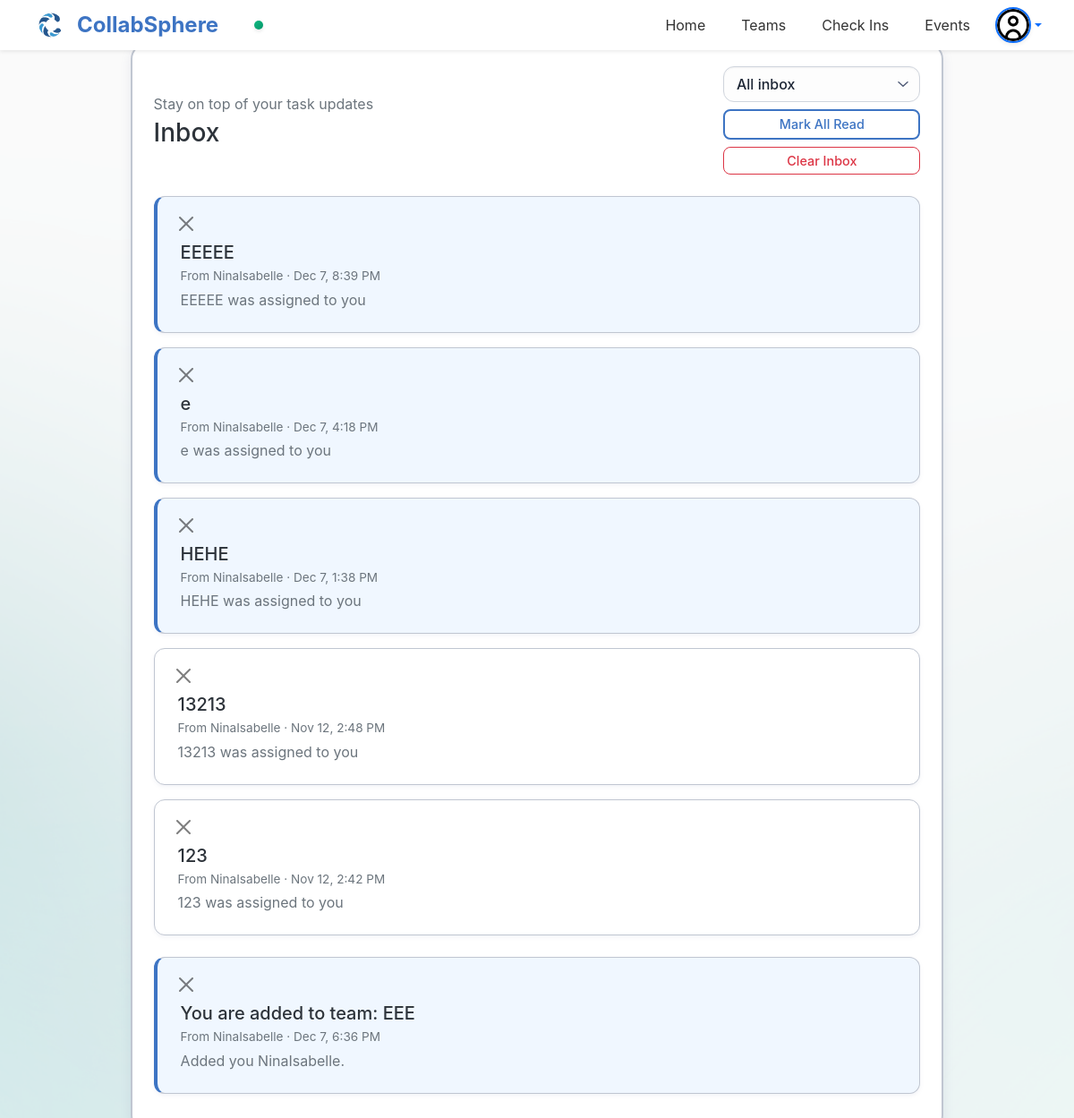
/notifications/ (signed in), run on the app's committed database.
### notifications_app_collabsphere/models.py (models this page shows, shortened)
class Notification(models.Model):
    NOTIFICATION_TYPES = (
        ('task', 'Task Assignment'),
        ('team', 'Team Invitation'),
        ('event', 'Calendar Event'),
        ('comment', 'Task Comment'),
    )
    recipient = models.ForeignKey(User, on_delete=models.CASCADE, related_name='notifications')
    sender = models.ForeignKey(User, on_delete=models.SET_NULL, null=True, related_name='sent_notifications')
    notification_type = models.CharField(max_length=20, choices=NOTIFICATION_TYPES)
    title = models.CharField(max_length=255)
    message = models.TextField()
    description = models.TextField(null=True, blank=True)
    read = models.BooleanField(default=False)
    created_at = models.DateTimeField(auto_now_add=True)
    deadline = models.DateTimeField(null=True, blank=True)
    related_object_id = models.IntegerField(null=True)
    related_object_url = models.CharField(max_length=255, null=True, blank=True) # Added blank=True
    supabase_id = models.IntegerField(null=True, blank=True)
    class Meta:
        ordering = ['-created_at']

### registration_app_collabsphere/models.py (models this page shows, shortened)
class CustomUser(AbstractUser):
    supabase_id = models.CharField(max_length=255, unique=True, null=True, blank=True)

### notifications_app_collabsphere/views.py (the view)
# urls.py: path('', views.notifications_list, name='list'),
@login_required
def notifications_list(request):
    notifications = Notification.objects.filter(recipient=request.user).order_by('-created_at')
    event_join_notifications = Notification.objects.filter(
        recipient=request.user,
        notification_type='event'
    ).order_by('-created_at')[:10]
    categorized = {
        'task': [],
        'comment': [],
        'team': [],
        'event': [],
    }
    for notification in notifications:
        key = notification.notification_type or 'task'
        categorized.setdefault(key, []).append(notification)
    category_sections = [
        {
            'key': 'task',
            'title': 'Tasks',
            'description': 'Task assignments and status updates.',
            'accent_class': 'accent-task'
        },
        {
            'key': 'comment',
            'title': 'Comments',
            'description': 'New activity on your task discussions.',
            'accent_class': 'accent-comment'
        },
        {
            'key': 'team',
            'title': 'Teams',
            'description': 'Team invitations and membership updates.',
            'accent_class': 'accent-team'
        },
        {
            'key': 'event',
            'title': 'Events',
            'description': 'Calendar updates for your teams.',
            'accent_class': 'accent-event'
        },
    ]
    for section in category_sections:
        items = categorized.get(section['key'], [])
        section['items'] = items
        section['count'] = len(items)
    context = {
        'notifications': notifications,
        'categorized_notifications': categorized,
        'category_sections': category_sections,
        'event_join_notifications': event_join_notifications,
    }
    return render(request, 'notifications_list.html', context)

### admin_app_collabsphere/context_processors.py (called while the page is built, shortened)
def admin_stats(request):
    return {}

### collabsphere_app/context_processors.py (called while the page is built)
def user_profile(request):
    if not hasattr(request, 'user') or not getattr(request.user, 'is_authenticated', False):
        return {}
    user_id = request.session.get("user_ID")
    if not user_id:
        return {}
    try:
        response = supabase.table("user").select("*").eq("user_ID", int(user_id)).execute()
        user_data = response.data[0] if response.data else {}
    except Exception:
        user_data = {}
    return {
        "user_data": user_data
    }

### teams_app_collabsphere/models.py (called while the page is built, shortened)
    @staticmethod
    def get_user_teams(django_user):
        try:
            supabase_user_id = Team.get_supabase_user_id(django_user)
            if not supabase_user_id:
                return []
        except Exception as e:
            print(f"Error getting user teams: {e}")
            return []

    @staticmethod
    def get_active_team(django_user):
        try:
            supabase_user_id = Team.get_supabase_user_id(django_user)
            if not supabase_user_id:
                return None
        except Exception as e:
            print(f"Error getting active team: {e}")
            return None

    @staticmethod
    def initialize_active_team(django_user):
        try:
            current_active = Team.get_active_team(django_user)
            if current_active:
                return current_active['team_ID']
            teams = Team.get_user_teams(django_user)
            if teams and len(teams) > 0:
                first_team_id = teams[0]['team_ID']
                result = Team.set_active_team(django_user, first_team_id)
                if result.get('success'):
                    return first_team_id
            return None
        except Exception as e:
            print(f"Error initializing active team: {e}")
            return None

### notifications_app_collabsphere/templates/notifications_list.html (shortened to what this page needs)
{% extends "base_dashboard.html" %}
{% load static %}
{% block extra_css %}
<link rel="stylesheet" href="{% static 'css/notifications.css' %}?v=1.0">
{% endblock %}
{% block content %}
<div class="notifications-container">
    <div class="notifications-header">
        <div>
            <p class="subtitle text-muted mb-1">Stay on top of your task updates</p>
            <h2 class="mb-0">Inbox</h2>
        </div>
        <div class="header-actions">
            <div class="category-filter-control">
                <select id="category-filter" class="form-select category-select" aria-label="Filter notifications by category">
                    <option value="all" selected>All inbox</option>
                </select>
            </div>
            <button class="btn btn-outline-primary btn-sm" id="mark-all-btn">Mark All Read</button>
            <button class="btn btn-outline-danger btn-sm" id="clear-inbox-btn">Clear Inbox</button>
        </div>
    </div>
    {% if notifications %}
        <div class="notification-sections">
            {% for section in category_sections %}
                {% if section.items %}
                    <div class="notification-section-card" data-category="{{ section.key }}">
                        <div class="notifications-list">
                            {% for n in section.items %}
                                <div class="notification-item {% if not n.read %}unread{% endif %}" data-id="{{ n.id }}">
                                    <button type="button" class="btn-close remove-notification" aria-label="Dismiss" data-id="{{ n.id }}"></button>
                                    <div class="notification-content" data-bs-toggle="modal" data-bs-target="#notifModal{{ n.id }}">
                                        <h5 class="mb-1">{{ n.title }}</h5>
                                        <p class="meta mb-1">
                                            <small>From {{ n.sender.username|default:"System" }} · {{ n.created_at|date:"M j, g:i A" }}</small>
                                        </p>
                                        <p class="text-muted mb-0">{{ n.message }}</p>
                                    </div>
                                </div>
                            {% endfor %}
                        </div>
                    </div>
                {% endif %}
            {% endfor %}
        </div>
    {% else %}
        <div class="empty-state">
            <img src="{% static 'images/notifications-empty.svg' %}" alt="Inbox empty" class="empty-illustration">
            <p class="text-muted">Your inbox is empty. Task alerts will land here as your team collaborates.</p>
        </div>
    {% endif %}
</div>
{% endblock %}

### notifications_app_collabsphere/static/css/notifications.css (style rules this page uses)
:root { --primary-color: #2D333A; --secondary-color: #3D74C3; --bg-color: #FAFBFB; --card-border: #c0c6d1; --text-muted: #6c757d; }
body { margin: 0; padding: 0; min-height: 100vh; font-family: "Inter", sans-serif; color: var(--primary-color); }
body::after { padding: 0; margin: 0; content: ""; position: fixed; bottom: 0; left: 0; width: 100%; height: 100%; background: url("/static/images/bg.png") bottom / cover no-repeat; opacity: 0.60; z-index: -1; }
.notifications-container { padding-top: 0 auto; align-content: center; margin: 1rem auto; justify-content: center; width: calc(100% - 2rem); background: #fff; border-radius: 12px; border: 2px solid var(--card-border); box-shadow: 0 2px 8px rgba(129, 137, 176, 0.15); padding: 1rem; color: var(--primary-color); }
.notifications-header { justify-content: space-between; display: flex; flex-direction: column; gap: 0.75rem; margin-bottom: 1rem; }
.header-actions { display: flex; flex-direction: column; gap: 0.5rem; }
.category-filter-control { min-width: 220px; }
.category-select { border-radius: 12px; border: 1.5px solid #d0d5dd; background: #fdfdfd; color: #1d2635; font-weight: 500; height: 40px; padding: 0.35rem 2.5rem 0.35rem 0.85rem; box-shadow: inset 0 1px 2px rgba(16, 24, 40, 0.05); appearance: none; background-repeat: no-repeat; background-position: calc(100% - 0.75rem) center; background-size: 12px; }
.notifications-header h2 { font-size: 1.25rem; margin: 0; }
.notifications-list { margin-top: 1rem; }
.notification-item { padding: 0.875rem; border: 1px solid var(--card-border); border-radius: 10px; margin-bottom: 0.75rem; background-color: #fff; transition: all 0.3s ease; box-shadow: 0 2px 4px rgba(129, 137, 176, 0.1); }
.notification-item.unread { background-color: #f0f7ff; border-left: 3px solid var(--secondary-color); }
.notification-content { cursor: pointer; padding: 0.25rem; }
.notification-content small { color: var(--text-muted); font-size: 0.75rem; display: block; margin-top: 0.25rem; }
.btn { font-weight: 500; border-radius: 8px; transition: 0.2s ease-in-out; font-size: 0.875rem; }
.btn-outline-primary, .btn-outline-secondary { color: var(--secondary-color); border: 2px solid var(--secondary-color); background-color: transparent; }
.text-muted { color: var(--text-muted) !important; }
@media (min-width: 576px) { .notifications-container { width: 90%; padding: 1.25rem; border-radius: 14px; } }
@media (min-width: 576px) { .notifications-header { gap: 1rem; } }
@media (min-width: 576px) { .notifications-header h2 { font-size: 1.4rem; } }
@media (min-width: 576px) { .notification-item { padding: 1rem; margin-bottom: 0.875rem; } }
@media (min-width: 576px) { .notification-content small { font-size: 0.8rem; } }
@media (min-width: 768px) { .notifications-container { width: 85%; padding: 1.5rem; border-radius: 16px; box-shadow: 0 4px 12px rgba(129, 137, 176, 0.15); } }
@media (min-width: 768px) { .notifications-header { flex-direction: row; align-items: center; gap: 1.5rem; margin-bottom: 1.25rem; } }
@media (min-width: 768px) { .notifications-header h2 { font-size: 1.5rem; } }
@media (min-width: 768px) { .notifications-list { margin-top: 1.25rem; } }
@media (min-width: 768px) { .notification-item { padding: 1.125rem; margin-bottom: 1rem; border-radius: 12px; } }
@media (min-width: 768px) { .notification-item.unread { border-left-width: 4px; } }
@media (min-width: 768px) { .notification-content { padding: 0.375rem; } }
@media (min-width: 768px) { .notification-content small { font-size: 0.85rem; } }
@media (min-width: 768px) { .btn { font-size: 0.9rem; } }
@media (min-width: 992px) { .notifications-container { width: 80%; border-radius: 18px; } }
@media (min-width: 992px) { .notifications-header { gap: 2rem; } }
@media (min-width: 992px) { .notifications-header h2 { font-size: 1.75rem; } }
@media (min-width: 992px) { .notifications-list { margin-top: 1.5rem; } }
@media (min-width: 992px) { .notification-item { padding: 1.125rem 1.25rem; margin-bottom: 1rem; } }
@media (min-width: 992px) { .notification-content { padding: 0.375rem; } }
@media (min-width: 1200px) { .notifications-container { max-width: 1200px; } }

### collabsphere_app/templates/base_dashboard.html (style rules this page uses)
body { margin: 0; padding-top: 70px; font-family: "Inter", sans-serif; color: #2D333A; background-color: #FAFBFB; }
body { padding-top: 60px; }

### data on the page
Notification: title "EEEEE", sender.username "NinaIsabelle", created_at "Dec 7, 8:39 PM", message "EEEEE was assigned to you"
Notification: title "e", sender.username "NinaIsabelle", created_at "Dec 7, 4:18 PM", message "e was assigned to you"
Notification: title "HEHE", sender.username "NinaIsabelle", created_at "Dec 7, 1:38 PM", message "HEHE was assigned to you"
Notification: title "13213", sender.username "NinaIsabelle", created_at "Nov 12, 2:48 PM", message "13213 was assigned to you"
Notification: title "123", sender.username "NinaIsabelle", created_at "Nov 12, 2:42 PM", message "123 was assigned to you"
Notification: title "You are added to team: EEE", sender.username "NinaIsabelle", created_at "Dec 7, 6:36 PM", message "Added you NinaIsabelle."
